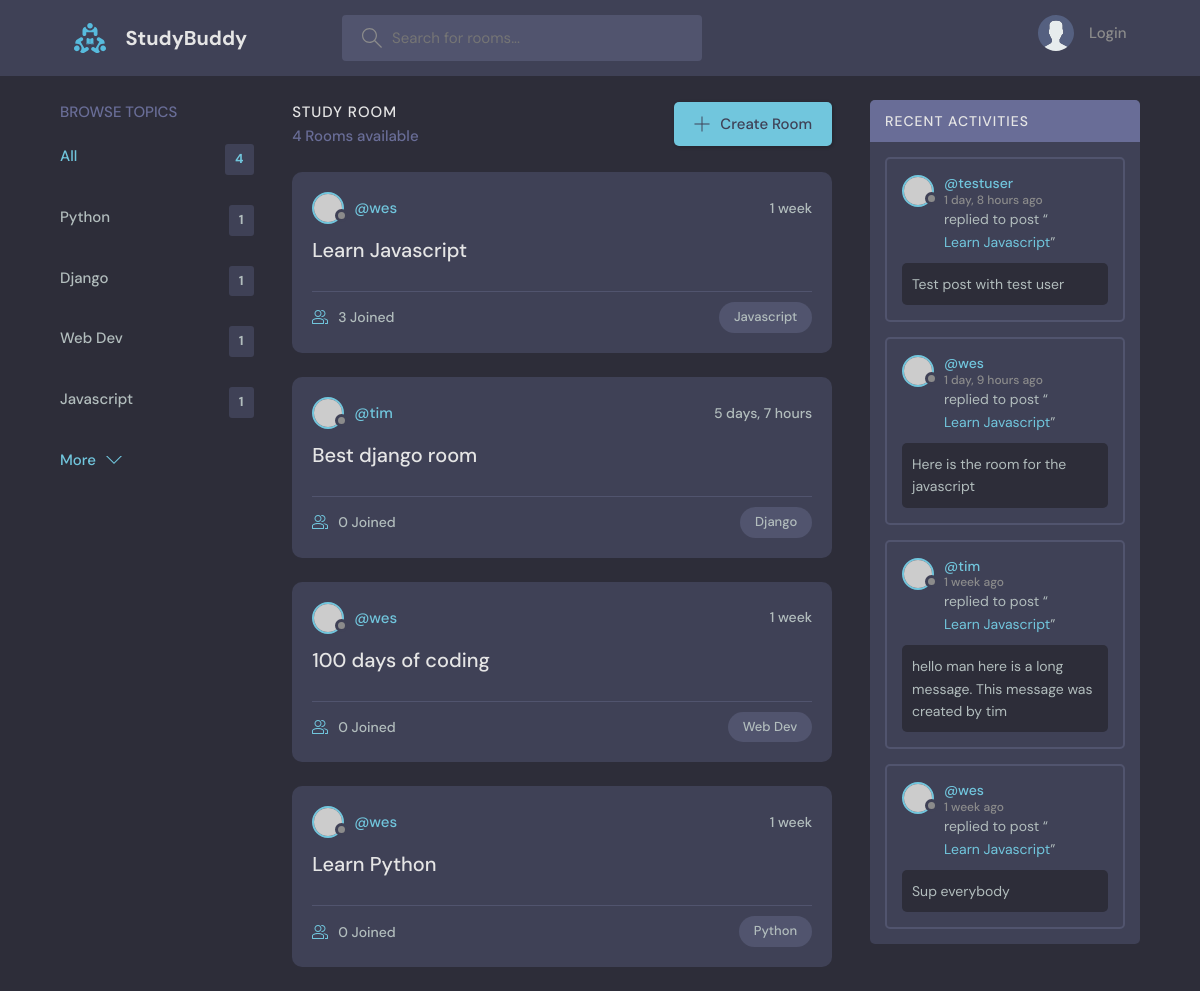
The app's page /, older data.
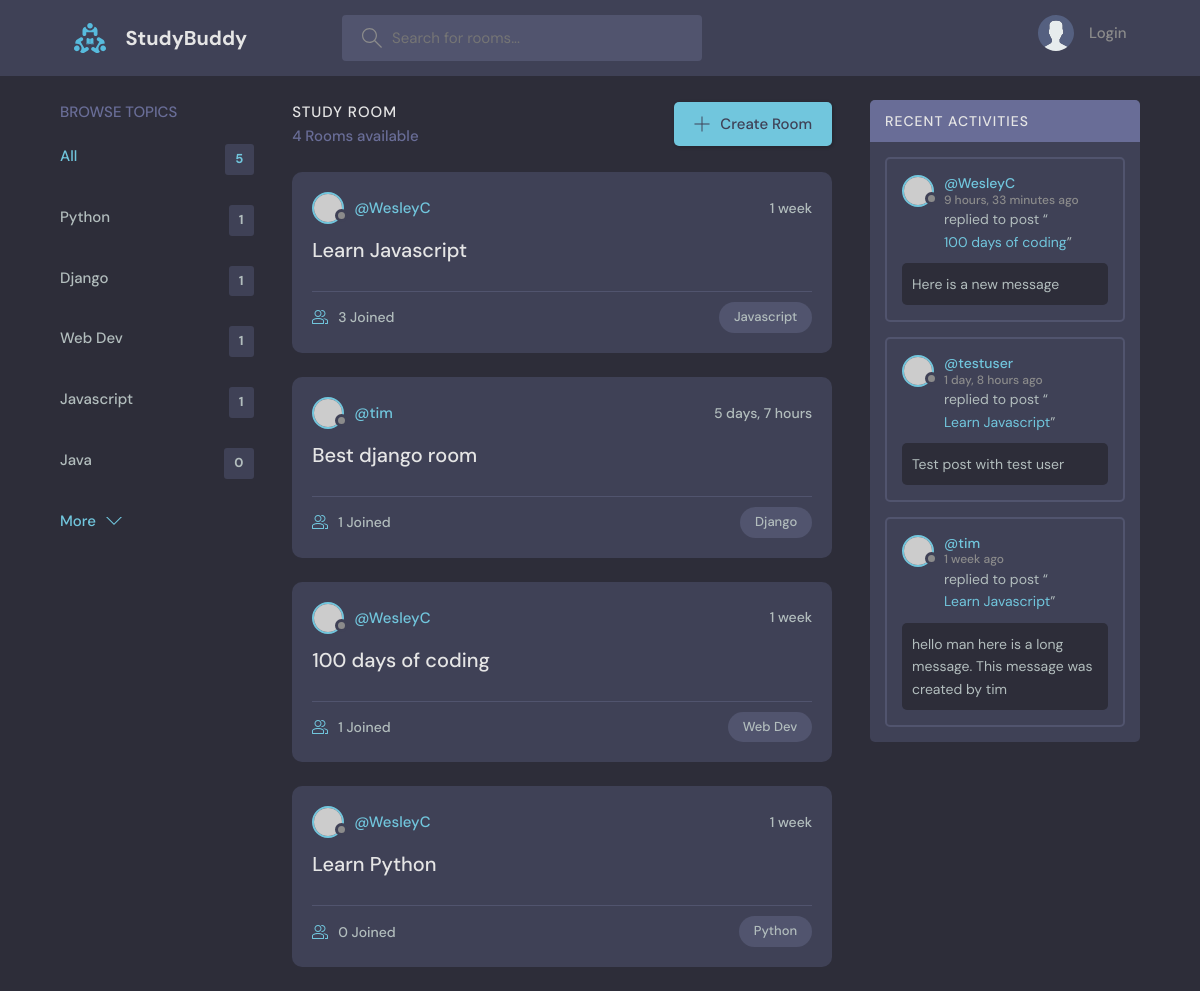
The same page, newer data.
### base/models.py (models this page shows, shortened)
class Topic(models.Model):
    name = models.CharField(max_length=100)

class Room(models.Model):
    host = models.ForeignKey(User, on_delete=models.SET_NULL, null=True)
    topic = models.ForeignKey(Topic, on_delete=models.SET_NULL, null=True)
    id = models.AutoField(primary_key=True)
    name = models.CharField(max_length=100)
    description = models.TextField(null=True, blank=True)
    participants = models.ManyToManyField(User, related_name='participants', blank=True)
    updated = models.DateTimeField(auto_now=True)
    created = models.DateTimeField(auto_now_add=True)
    class Meta:
        ordering = ['-updated', '-created']
    def __str__(self):
        return self.name

class Message(models.Model):
    user = models.ForeignKey(User, on_delete=models.CASCADE)
    room = models.ForeignKey(Room, on_delete=models.CASCADE)
    body = models.TextField()
    updated = models.DateTimeField(auto_now=True)
    created = models.DateTimeField(auto_now_add=True)
    class Meta:
        ordering = ['-updated', '-created']

### base/views.py (the view)
# urls.py: path('', views.home, name='home'),
def home(request):
    q = request.GET.get('q') if request.GET.get('q') != None else ''
    rooms = Room.objects.filter(
        Q(topic__name__icontains = q) |
        Q(name__icontains = q) |
        Q(description__icontains = q))
    topics = Topic.objects.all()
    room_count = rooms.count()
    room_messages = Message.objects.filter(Q(room__topic__name__icontains = q))
    context = { 'rooms': rooms, 'topics': topics, 'room_count': room_count, 'room_messages': room_messages}
    return render(request, 'base/home.html', context)

### base/templates/base/home.html (shortened to what this page needs)
{% extends 'main.html' %}
{% block content %}
    <main class="layout layout--3">
      <div class="container">
        {% include 'base/topics_component.html' %}
        <div class="roomList">
          <div class="roomList__header">
            <div>
              <h2>Study Room</h2>
              <p>{{room_count}} Rooms available</p>
            </div>
            <a class="btn btn--main" href="{% url 'create-room' %}">
              <svg version="1.1" xmlns="http://www.w3.org/2000/svg" width="32" height="32" viewBox="0 0 32 32">
                <title>add</title>
                <path
                  d="M16.943 0.943h-1.885v14.115h-14.115v1.885h14.115v14.115h1.885v-14.115h14.115v-1.885h-14.115v-14.115z"
                ></path>
              </svg>
              Create Room
            </a>
          </div>
          {% include 'base/feed_component.html' %}
        </div>
        {% include 'base/activity_component.html' %}
      </div>
    </main>
{% endblock content %}

### base/templates/base/topics_component.html
<div class="topics">
    <div class="topics__header">
      <h2>Browse Topics</h2>
    </div>
    <ul class="topics__list">
      <li>
        <a href="{% url 'home' %}" class="active">All <span>{{topics.count}}</span></a>
      </li>
      {% for topic in topics %}
      <li>
        <a href="{%url 'home' %}?q={{topic.name}}">{{topic.name}} <span>{{topic.room_set.all.count}}</span></a>
      </li>
      {% endfor %}
    </ul>
    <a class="btn btn--link" href="topics.html">
      More
      <svg version="1.1" xmlns="http://www.w3.org/2000/svg" width="32" height="32" viewBox="0 0 32 32">
        <title>chevron-down</title>
        <path d="M16 21l-13-13h-3l16 16 16-16h-3l-13 13z"></path>
      </svg>
    </a>
  </div>

### base/templates/base/feed_component.html (shortened to what this page needs)
{% for room in rooms %}
<div class="roomListRoom">
    <div class="roomListRoom__header">
      <a href="{% url 'user-profile' room.host.id %}" class="roomListRoom__author">
        <div class="avatar avatar--small">
          <img src="https://randomuser.me/api/portraits/women/11.jpg" />
        </div>
        <span>@{{room.host.username}}</span>
      </a>
      <div class="roomListRoom__actions">
        <span>{{room.created|timesince}}</span>
      </div>
    </div>
    <div class="roomListRoom__content">
      <a href="{% url 'room' room.id %}">{{room.name}}</a>
    </div>
    <div class="roomListRoom__meta">
      <a href="{% url 'room' room.id %}" class="roomListRoom__joined">
        {{room.participants.all.count}} Joined
      </a>
      <p class="roomListRoom__topic">{{room.topic.name}}</p>
    </div>
</div>
{% endfor %}

### base/templates/base/activity_component.html (shortened to what this page needs)
<div class="activities">
    <div class="activities__header">
      <h2>Recent Activities</h2>
    </div>
    {% for message in room_messages %}
    <div class="activities__box">
      <div class="activities__boxHeader roomListRoom__header">
        <a href="{% url 'user-profile' message.user.id %}" class="roomListRoom__author">
          <div class="avatar avatar--small">
            <img src="https://randomuser.me/api/portraits/women/11.jpg" />
          </div>
          <p>
            @{{message.user}}
            <span>{{message.created|timesince}} ago</span>
          </p>
        </a>
      </div>
      <div class="activities__boxContent">
        <p>replied to post “<a href="{% url 'room' message.room.id %}">{{message.room}}</a>”</p>
        <div class="activities__boxRoomContent">
          {{message.body}}
        </div>
      </div>
    </div>
    {% endfor %}
</div>

Row changes from the older to the newer data that the page shows:
removed Message: user "wes", created "1 day, 9 hours", room "Learn Javascript", body "Here is the room for the javascript"
removed Message: user "wes", created "1 week", room "Learn Javascript", body "Sup everybody"
added Topic: name "Java", room_set.all.count "0"
changed through a linked row, Room "Learn Javascript": host.username "wes" → "WesleyC"
computed for Room "Best django room": participants.all.count "0" → "1"
changed through a linked row, Room "100 days of coding": host.username "wes" → "WesleyC"; participants.all.count "0" → "1"
changed through a linked row, Room "Learn Python": host.username "wes" → "WesleyC"
added Message: user "WesleyC", created "9 hours, 33 minutes", room "100 days of coding", body "Here is a new message"
Text that changed along with them:
{{ topics.count }}: "4" → "5"
